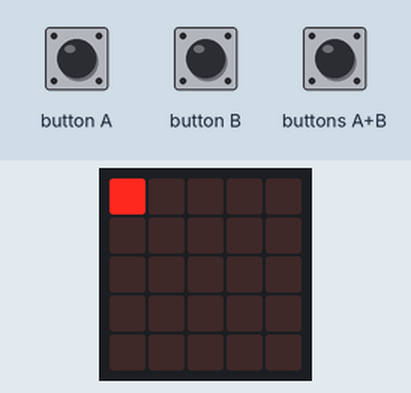
Recording of a program running on a simulated BBC micro:bit running MicroPython. On the bench: the board's 5×5 LED display. Inputs (shaded band) come from the test bench.

Above: at 1.2 s.
1.3 s: buttons A+B pressed for 1 s
At 2.2 s:
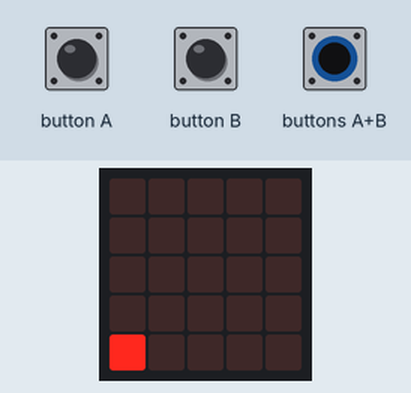
3.8 s: button A pressed for 0.15 s
At 4.3 s:
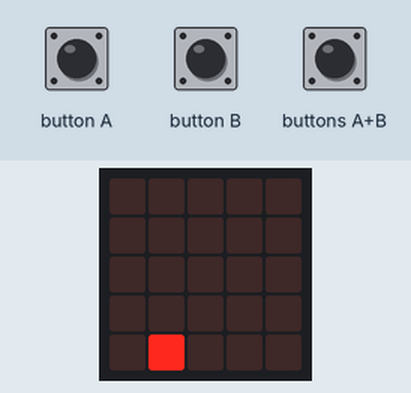
5.4 s: button A pressed for 1 s
At 6.8 s:
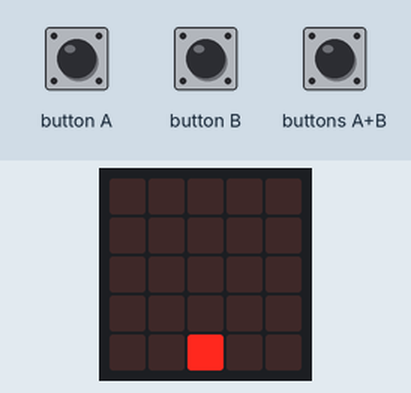
7.9 s: buttons A+B pressed for 0.15 s
At 8.05 s:
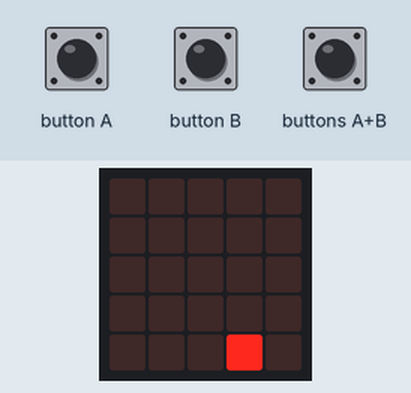
9.5 s: button B pressed for 0.15 s
At 9.9 s:
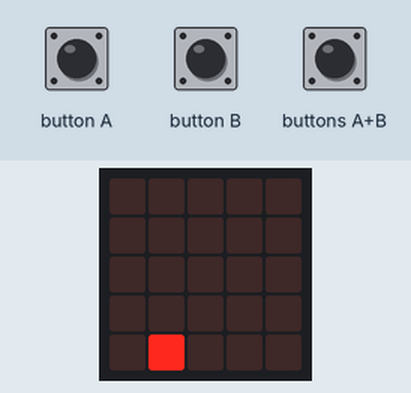
11.1 s: button B pressed for 1 s
At 12.3 s:
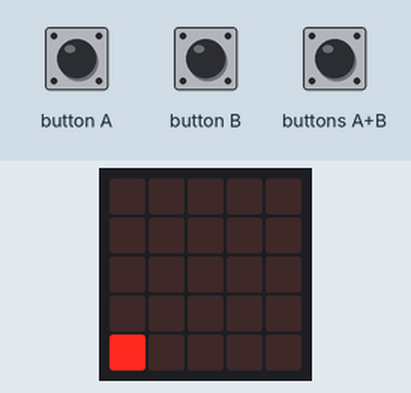
Timing chart, 0 to 14.1 s (numbered marks = the images above; inputs shaded):
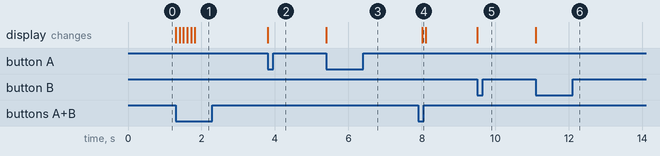

Measured:
- after the input at 1.3 s, the display: first changes at once (image 1 shows a later state)
- after the input at 3.8 s, the display: changes at once (image 2)
- after the input at 5.4 s, the display: changes at once (image 3)
- after the input at 7.9 s, the display: changes after 0.11 s (image 4)
- after the input at 9.5 s, the display: first differs from a run without the input at once (image 5)
- after the input at 11.1 s, the display: changes at once (image 6)

The program:

1_ex_2_interact_with_LED_matrix.py
```python
# 1_ex_2_interact_with_LED_matrix.py


from microbit import *

x_pos = 0
y_pos = 0
display.set_pixel(x_pos,y_pos,9)

while True:
    if button_a.was_pressed(): # increase x
        display.clear()
        x_pos += 1
        if x_pos > 4: # upper bound for x_pos
            x_pos = 4
        display.set_pixel(x_pos,y_pos,9)
        sleep(100)
    if button_b.was_pressed(): # decrease x
        display.clear()
        x_pos -= 1
        if x_pos < 0: # lower bound for x_pos
            x_pos = 0
        display.set_pixel(x_pos,y_pos,9)
        sleep(100)

    if button_a.is_pressed() and button_b.is_pressed(): # increase y_pos
        # Cf.: https://microbit-challenges.readthedocs.io/en/latest/tutorials/buttons.html
        display.clear()
        y_pos += 1
        if y_pos > 4: # upper bound for y_pos
            y_pos = 4
        display.set_pixel(x_pos, y_pos, 9)
        sleep(100)
```
